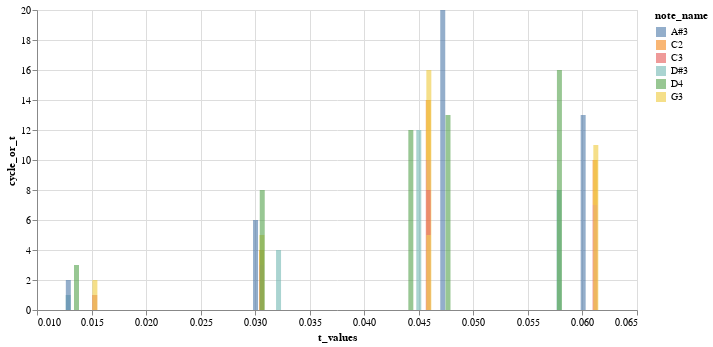

The notebook cell saved with this chart:
### Code cell
chart1= alt.Chart(extracted_winners).mark_bar(
    opacity=0.6,
).encode(
    x=alt.X('t_values'),
    y=alt.Y('cycle_or_t'),
    color='note_name',
    # tooltip=['note_name','t_values','cycle_or_t'],
).properties(
    width=600,
    height=300
)
chart1

### Figure 1 — Vega-Lite specification as saved in the notebook (floating-point values rounded to 4 significant figures)
{"config": {"view": {"continuousWidth": 300, "continuousHeight": 300}}, "data": {"name": "data-9f80be450a6f2c4a1ce34655a3e504b6"}, "mark": {"type": "bar", "opacity": 0.6}, "encoding": {"color": {"field": "note_name", "type": "nominal"}, "x": {"field": "t_values", "type": "quantitative"}, "y": {"field": "cycle_or_t", "type": "quantitative"}}, "height": 300, "width": 600, "$schema": "https://vega.github.io/schema/vega-lite/v5.20.1.json", "datasets": {"data-9f80be450a6f2c4a1ce34655a3e504b6": [{"note_name": "C2", "t_values": 0.03058, "cycle_or_t": 1.0, "winner_num": 1}, {"note_name": "C3", "t_values": 0.03058, "cycle_or_t": 3.0, "winner_num": 1}, {"note_name": "D#3", "t_values": 0.03214, "cycle_or_t": 4.0, "winner_num": 1}, {"note_name": "G3", "t_values": 0.03061, "cycle_or_t": 5.0, "winner_num": 1}, {"note_name": "A#3", "t_values": 0.03003, "cycle_or_t": 6.0, "winner_num": 1}, {"note_name": "D4", "t_values": 0.03065, "cycle_or_t": 8.0, "winner_num": 1}, {"note_name": "C2", "t_values": 0.01529, "cycle_or_t": 0.0, "winner_num": 2}, {"note_name": "C3", "t_values": 0.01529, "cycle_or_t": 1.0, "winner_num": 2}, {"note_name": "D#3", "t_values": 0.01286, "cycle_or_t": 1.0, "winner_num": 2}, {"note_name": "G3", "t_values": 0.01531, "cycle_or_t": 2.0, "winner_num": 2}, {"note_name": "A#3", "t_values": 0.01287, "cycle_or_t": 2.0, "winner_num": 2}, {"note_name": "D4", "t_values": 0.01362, "cycle_or_t": 3.0, "winner_num": 2}, {"note_name": "C2", "t_values": 0.04587, "cycle_or_t": 2.0, "winner_num": 3}, {"note_name": "C3", "t_values": 0.04587, "cycle_or_t": 5.0, "winner_num": 3}, {"note_name": "D#3", "t_values": 0.045, "cycle_or_t": 6.0, "winner_num": 3}, {"note_name": "G3", "t_values": 0.04592, "cycle_or_t": 8.0, "winner_num": 3}, {"note_name": "A#3", "t_values": 0.04719, "cycle_or_t": 10.0, "winner_num": 3}, {"note_name": "D4", "t_values": 0.04767, "cycle_or_t": 13.0, "winner_num": 3}, {"note_name": "C2", "t_values": 0.04587, "cycle_or_t": 2.0, "winner_num": 4}, {"note_name": "C3", "t_values": 0.04587, "cycle_or_t": 5.0, "winner_num": 4}, {"note_name": "D#3", "t_values": 0.045, "cycle_or_t": 6.0, "winner_num": 4}, {"note_name": "G3", "t_values": 0.04592, "cycle_or_t": 8.0, "winner_num": 4}, {"note_name": "A#3", "t_values": 0.04719, "cycle_or_t": 10.0, "winner_num": 4}, {"note_name": "D4", "t_values": 0.04427, "cycle_or_t": 12.0, "winner_num": 4}, {"note_name": "C2", "t_values": 0.06116, "cycle_or_t": 3.0, "winner_num": 5}, {"note_name": "C3", "t_values": 0.06116, "cycle_or_t": 7.0, "winner_num": 5}, {"note_name": "D#3", "t_values": 0.05785, "cycle_or_t": 8.0, "winner_num": 5}, {"note_name": "G3", "t_values": 0.06123, "cycle_or_t": 11.0, "winner_num": 5}, {"note_name": "A#3", "t_values": 0.06006, "cycle_or_t": 13.0, "winner_num": 5}, {"note_name": "D4", "t_values": 0.05789, "cycle_or_t": 16.0, "winner_num": 5}]}}
